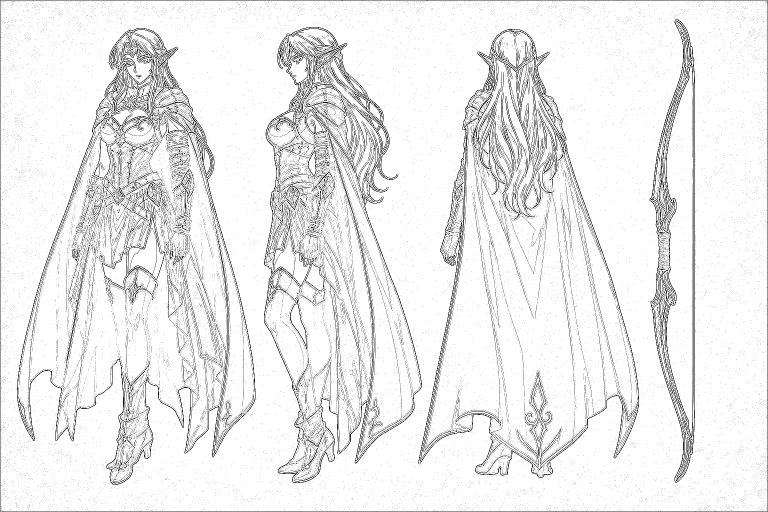
#> input picture 旧美术资产/角色三/角色三_三视图_线稿版.png, 1536 x 1024 px (shown at 1/2 size); its folder holds only this picture in this run
$ python build_new_role3_assets.py
#> lines starting #> are read from the running program, lines starting #| are printed output that depends on the picture
#> in main, im is the input picture: PIL image 1536x1024 RGB; min 0, max 255, mean 238.1
#!/usr/bin/env python3
from collections import Counter, deque
from pathlib import Path

from PIL import Image


ROOT = Path(__file__).resolve().parents[1]
SRC_DIR = ROOT / "角色三"
DST_DIR = ROOT / "新角色三"

LANDSCAPE = (1536, 1024)
PORTRAIT = (1024, 1536)
SELECT = (512, 1024)

BATTLE_KEYS = ("我方背面", "敌方正面")
CARD_KEYS = ("卡面插画",)


def color_distance(a, b):
    return sum((a[i] - b[i]) ** 2 for i in range(3)) ** 0.5


def remove_edge_background(image):
    im = image.convert("RGBA")
#> im: PIL image 1536x1024 RGBA
    w, h = im.size
#> w = 1536; h = 1024
    pix = im.load()

    samples = []
    step = max(1, min(w, h) // 160)
#> step = 6
    for x in range(0, w, step):
        samples.append(pix[x, 0][:3])
        samples.append(pix[x, h - 1][:3])
#> after the loop, samples = 512 items, first 6: (65, 65, 65), (86, 86, 86), (63, 63, 63), (52, 52, 52), (53, 53, 53), (45, 45, 45)
    for y in range(0, h, step):
        samples.append(pix[0, y][:3])
        samples.append(pix[w - 1, y][:3])
#> after the loop, samples = 854 items, first 6: (65, 65, 65), (86, 86, 86), (63, 63, 63), (52, 52, 52), (53, 53, 53), (45, 45, 45)

    keys = [color for color, _ in Counter(samples).most_common(6)]
#> keys = [(39, 39, 39), (42, 42, 42), (44, 44, 44), (41, 41, 41), (40, 40, 40), (46, 46, 46)]
    threshold = 32

    def is_bg(rgb):
        return any(color_distance(rgb, key) < threshold for key in keys)

    mask = bytearray(w * h)
    q = deque()

    def push(x, y):
        idx = y * w + x
        if not mask[idx] and is_bg(pix[x, y][:3]):
            mask[idx] = 1
            q.append((x, y))

    for x in range(w):
        push(x, 0)
        push(x, h - 1)
    for y in range(h):
        push(0, y)
        push(w - 1, y)
#> this loop made 1024 passes

    while q:
        x, y = q.popleft()
        for nx, ny in ((x + 1, y), (x - 1, y), (x, y + 1), (x, y - 1)):
            if 0 <= nx < w and 0 <= ny < h:
                push(nx, ny)
#> this loop made 5091 passes
#> (x, y) on passes 2 to 4: (3, 0), (4, 0), (5, 0)

    for y in range(h):
        for x in range(w):
            if mask[y * w + x]:
                r, g, b, _ = pix[x, y]
                pix[x, y] = (r, g, b, 0)

    return im


def alpha_bbox(im):
    return im.getchannel("A").getbbox()


def fit_to_canvas(im, target_size, fill_ratio):
#> called with target_size = (1536, 1024), fill_ratio = 0.96
    im = im.convert("RGBA")
    bbox = alpha_bbox(im)
#> bbox = (0, 0, 1536, 1024)
    if not bbox:
        return Image.new("RGBA", target_size, (0, 0, 0, 0))

    crop = im.crop(bbox)
    tw, th = target_size
    max_w = int(tw * fill_ratio)
    max_h = int(th * fill_ratio)
    scale = min(max_w / crop.width, max_h / crop.height)
#> scale = 0.96
    size = (max(1, int(crop.width * scale)), max(1, int(crop.height * scale)))
#> size = (1474, 982)
    crop = crop.resize(size, Image.Resampling.LANCZOS)
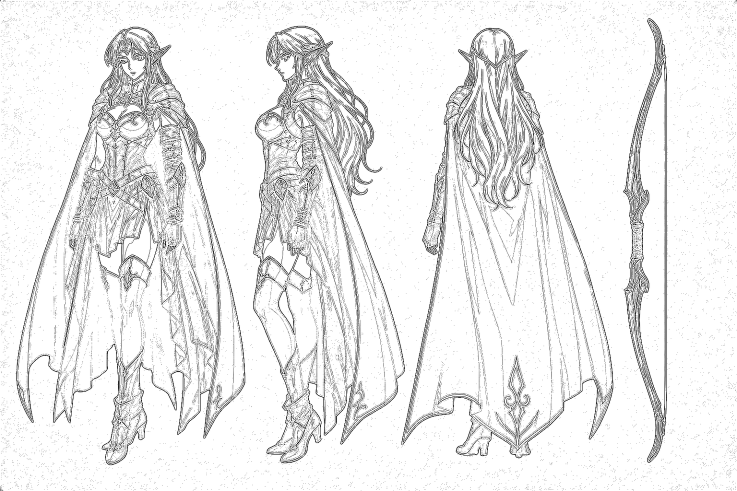
#> crop: PIL image 1474x982 RGBA (shown at 1/2 size); mean R, G, B, A 236.8, 236.8, 236.8, 254.2; transparent parts drawn white

    canvas = Image.new("RGBA", target_size, (0, 0, 0, 0))
#> canvas: PIL image 1536x1024 RGBA; every value is 0
    x = (tw - crop.width) // 2
#> x = 31
    y = int((th - crop.height) * 0.52)
#> y = 21
    canvas.alpha_composite(crop, (x, y))
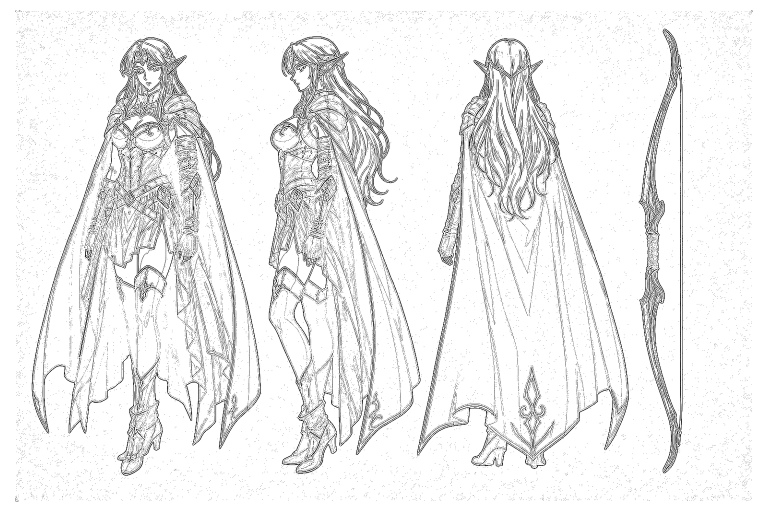
#> canvas: PIL image 1536x1024 RGBA (shown at 1/2 size); mean R, G, B, A 217.9, 217.9, 217.9, 233.9; transparent parts drawn white
#| 新角色三/角色三_三视图_线稿版.png 1536x1024 alpha
    return canvas


def target_for(path):
    name = path.name
    if "角色选择" in name:
        return SELECT, 0.98
    if any(key in name for key in BATTLE_KEYS):
        return PORTRAIT, 0.9
    if any(key in name for key in CARD_KEYS):
        return PORTRAIT, 0.96
    return LANDSCAPE, 0.96


def write_manifest(files):
    manifest = """角色三美术资产清单

风格基准：
90年代日本赛璐璐奇幻动画风、传统手绘线稿、2到3阶硬边阴影、胶片时代配色、非Q版。

本次重生成果：
- 新目录交付，未覆盖旧 `角色三/` 资源。
- 按角色二交付格式整理，不附带额外独立背景图资产。
- 战斗立绘按角色二规格统一为 1024x1536 竖版透明 PNG。
- 三视图与武器设定为 1536x1024；角色选择立绘为 512x1024；卡面插画为 1024x1536。
- 战斗立绘为透明底，卡面插画保留类似角色二的完整插画构图。

已交付文件：
"""
    lines = [manifest]
    for index, file in enumerate(files, start=1):
        lines.append(f"{index}. {file.name}\n")
    lines.append(
        "\n说明：\n"
        "- 角色三定位为御姐女精灵弓箭手：长金发、长耳、墨绿色轻甲、半披风、长弓。\n"
        "- 资产用于后续排版、套框、战斗站位与动作补帧。\n"
    )
    (DST_DIR / "资产清单.txt").write_text("".join(lines), encoding="utf-8")


def main():
    DST_DIR.mkdir(exist_ok=True)
    files = []
    for src in sorted(SRC_DIR.glob("*.png")):
        im = Image.open(src)
        if im.mode != "RGBA" or "A" not in im.getbands():
            im = remove_edge_background(im)
        else:
            im = im.convert("RGBA")

        target_size, fill_ratio = target_for(src)
        out = fit_to_canvas(im, target_size, fill_ratio)
        dst = DST_DIR / src.name
        out.save(dst)
        files.append(dst)
        print(f"{dst.relative_to(ROOT)} {out.size[0]}x{out.size[1]} alpha")

    write_manifest(files)
    print(f"{(DST_DIR / '资产清单.txt').relative_to(ROOT)}")


if __name__ == "__main__":
    main()

$ run again, on 旧美术资产/角色三/角色三_我方背面_受击.png
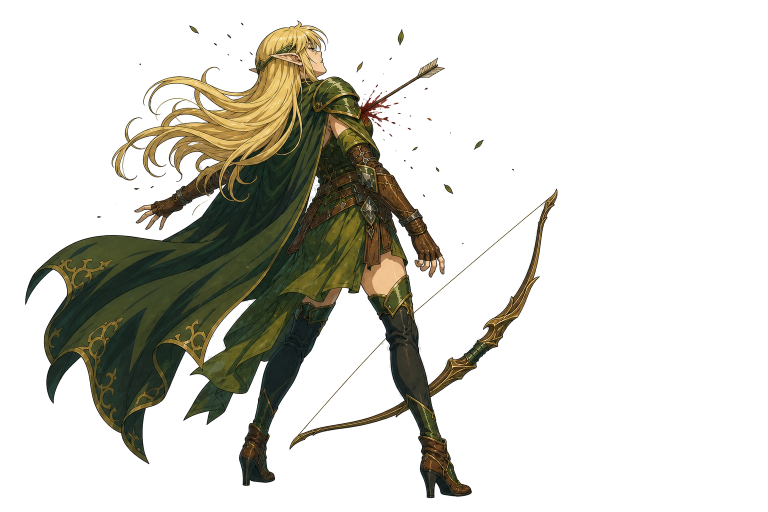
#> input picture 旧美术资产/角色三/角色三_我方背面_受击.png, 1536 x 1024 px (shown at 1/2 size)
#> in main, im is the input picture: PIL image 1536x1024 RGBA; mean R, G, B, A 19.8, 19, 11.7, 63.2
#> bbox = (50, 41, 1115, 997)
#> in fit_to_canvas, `crop = crop.resize(size, Image.Resampling.LANCZOS)`:
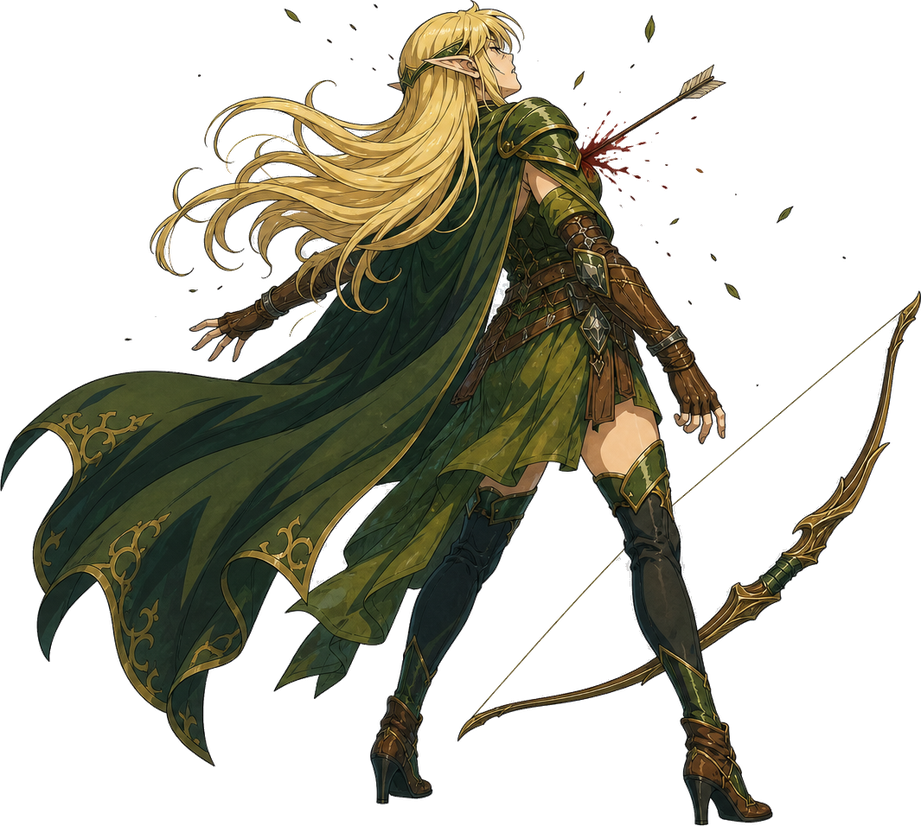
#> crop: PIL image 921x826 RGBA; mean R, G, B, A 34.6, 33.3, 22, 97.7; transparent parts drawn white
#> in fit_to_canvas, `canvas.alpha_composite(crop, (x, y))`:
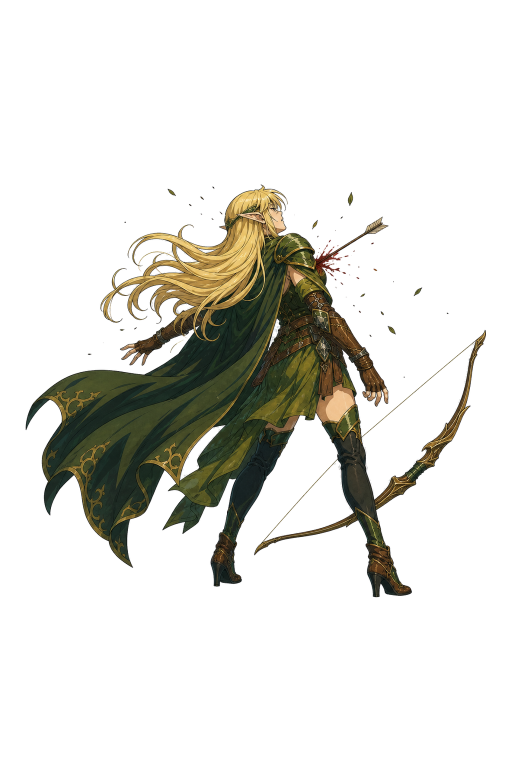
#> canvas: PIL image 1024x1536 RGBA (shown at 1/2 size); mean R, G, B, A 16.7, 16.1, 10.6, 47.2; transparent parts drawn white
#| 新角色三/角色三_我方背面_受击.png 1024x1536 alpha
